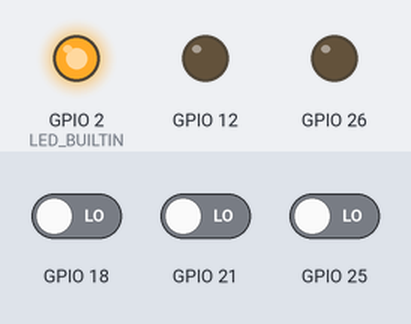
This sketch was run on a simulated ESP32. Parts: output pins drawn as LEDs (lit = HIGH). Inputs (shaded band) come from the test bench; at power-on: GPIO 18 LOW, GPIO 21 LOW, GPIO 25 LOW. What the sketch prints to the serial monitor is not drawn.

Above: at 0.6 s.
At 1.6 s:
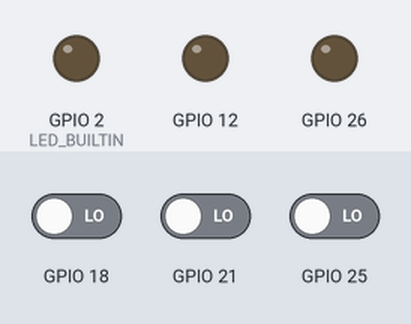
Timing chart, 0 to 3.1 s (numbered marks = the images above):
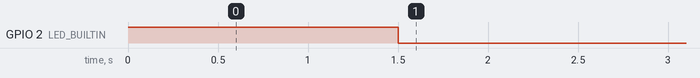

The sketch:

lighthouse1.ino
```cpp
#include "Sensor.h"

#define PRINT_OVER_SERIAL 1
#define PRINT_OVER_LCD 0
#define USE_WIFI 0
#define PRINT_OVER_HTTP 0
#define PRINT_OVER_TCP 0

#define NUM_SENSORS 3

#ifdef TEENSYDUINO
  // TODO: define Sensors for Teensy
#elif ESP8266
  // TODO: define Sensors for ESP8266
#elif ESP32
  Sensor<18> mySensor1(LED_BUILTIN); // SCK
  Sensor<25> mySensor2(26); // D2 & D3
  Sensor<21> mySensor3(12); // SDA & D13
#else
  #error "Unknown microcontroller, be careful..."
#endif

SensorBase* sensors[NUM_SENSORS] = {&mySensor1, &mySensor2, &mySensor3};

#if PRINT_OVER_LCD == 1
  #include <Adafruit_GFX.h>
  #include <Adafruit_ST7789.h>
  #include <SPI.h>
  #define TFT_CS   D13
  #define TFT_RST  D12
  #define TFT_DC   D11

  #define DISPLAY_WIDTH 135
  #define DISPLAY_HEIGHT 240

  Adafruit_ST7789 tft = Adafruit_ST7789(TFT_CS, TFT_DC, TFT_RST);
  static const uint16_t colors[NUM_SENSORS][2] = {
    {ST77XX_RED, tft.color565(233, 22, 80)},
    {ST77XX_GREEN, tft.color565(0, 156, 32)},
    {ST77XX_BLUE, tft.color565(40, 157, 255)}
  };
  uint8_t updatecount = 0;
  #define TFT_REFRESH 4
  int16_t oldvalues[NUM_SENSORS][2][DISPLAY_WIDTH]; // for graph
  #define GRAPH_VERTICAL 119
  #define GRAPH_ZERO 120

  GFXcanvas16 buffercanvas(DISPLAY_WIDTH, DISPLAY_HEIGHT);
#endif

#if USE_WIFI == 1
  #include <WiFi.h>

  #include "wifidetails.h"

  #if PRINT_OVER_HTTP == 1
    #if ESP32
      #include <AsyncTCP.h>
      #include <ESPAsyncWebServer.h>
      AsyncWebServer server(80);
      void handleRoot(AsyncWebServerRequest *request) {
    #elif ESP8266
      #include <WebServer.h>
      WebServer server(80);
      void handleRoot() {
    #endif
      char outString[255];
      outString[0] = '\0';
      for (int c = 0; c < NUM_SENSORS; c++) {
        sprintf(outString, "%s%0.3f,%0.3f,", outString,
          sensors[c]->getX(),
          sensors[c]->getY()
        );
        yield();
      }
    #if ESP32
      request->send(200, "text/plain", outString);
    #elif ESP8266
      server.send(200, "text/plain", outString);
    #endif
    }
  #endif

  #if PRINT_OVER_TCP == 1
    #include <lwip/sockets.h>
    #include <lwip/netdb.h>

    #if ESP32
      TaskHandle_t TCPtaskHandle;
      static void TCPtask(void* pvParameters) {
        float t;

        struct sockaddr_in server;
        int sockfd = socket(AF_INET , SOCK_STREAM, 0);
        int one = 1, client_sock, recvd, res;
//        int timeout = 10000; // ms? how long to wait on broken connection

        setsockopt(sockfd, SOL_SOCKET, SO_REUSEADDR, &one, sizeof(int));
        server.sin_family = AF_INET;
        server.sin_addr.s_addr = INADDR_ANY;
        server.sin_port = htons(81);
        bind(sockfd, (struct sockaddr *)&server, sizeof(server));
        listen(sockfd, 5);

        while (1) {
            struct sockaddr_in _client;
            int cs = sizeof(struct sockaddr_in);
            client_sock = lwip_accept_r(sockfd, (struct sockaddr *)&_client, (socklen_t*)&cs);

            if (client_sock >= 0){
              setsockopt(client_sock, SOL_SOCKET, SO_KEEPALIVE, (char*)&one, sizeof(int));
              setsockopt(client_sock, IPPROTO_TCP, TCP_NODELAY, (char*)&one, sizeof(int));
//              setsockopt(client_sock, SOL_SOCKET, SO_RCVTIMEO, (char*)&timeout, sizeof(int));

              while (1) {
                res = recv(client_sock, &recvd, 1, MSG_WAITALL);
                if (res <= 0) {
                  break; // client disconnected
                }
                else if (recvd == 'Q') {
                  while (mySensor1.isUpdating() && mySensor2.isUpdating() && mySensor3.isUpdating()) {} // don't send mid-update, TODO: generalise this
                  for (int c = 0; c < NUM_SENSORS; c++) {
                    t = sensors[c]->getX();
                    send(client_sock, (uint8_t*)&t, sizeof(float), MSG_DONTWAIT);
                    t = sensors[c]->getY();
                    send(client_sock, (uint8_t*)&t, sizeof(float), MSG_DONTWAIT);
                  }
                }
              } // while (1)
              close(client_sock);
            }

          vTaskDelay(2/portTICK_PERIOD_MS); // sleep 2 ms
        } // while (1)
      }
    #elif ESP8266
      // TODO single-threaded port of code
    #endif
  #endif
#endif

#if ESP32
  TaskHandle_t taskHandles[NUM_SENSORS];

  static void MyTask(void* pvParameters) {
    SensorBase* localSensor = (SensorBase*) pvParameters;
    while(1) {
      localSensor->processPulses();
      vTaskDelay(2/portTICK_PERIOD_MS); // sleep 2 ms
    }
  }
#endif

// the setup routine runs once when you press reset:
void setup() {
  pinMode(LED_BUILTIN, OUTPUT);
  digitalWrite(LED_BUILTIN, HIGH);

  Serial.begin(115200);
  delay(500);

#if PRINT_OVER_LCD == 1
  tft.init(DISPLAY_WIDTH, DISPLAY_HEIGHT);
  tft.setSPISpeed(40e6); // 80 MHz is top speed of ESP-32?
  tft.fillScreen(ST77XX_RED);
#endif

#if USE_WIFI == 1
  WiFi.mode(WIFI_STA);
  WiFi.setSleep(false); // high power mode to reduce latency
  WiFi.begin(ssid, password);

  while (WiFi.status() != WL_CONNECTED) {
      delay(500);
      Serial.print(".");
  }

  Serial.println("");
  Serial.println("WiFi connected");
  Serial.println("IP address: ");
  Serial.println(WiFi.localIP());
  delay(500);

#if PRINT_OVER_HTTP == 1
#if ESP32
  server.on("/", HTTP_GET, handleRoot);
#elif ESP8266
  server.on("/", handleRoot);
#endif
  server.begin();
  Serial.println("HTTP server started");
  delay(500);
#endif
#endif

#if PRINT_OVER_TCP == 1
  xTaskCreate(TCPtask, "TCPtask", 16384, NULL, 2, &TCPtaskHandle);
  Serial.println("TCP server setup");
  delay(500);
#endif

  for (int c = 0; c < NUM_SENSORS; c++) {
    sensors[c]->setup();
  }
  Serial.println("Sensors setup");
  delay(500);

#if ESP32
  char temp[20];
  for (int c = 0; c < NUM_SENSORS; c++) {
    sprintf(temp, "Task%i", c);
    xTaskCreate(MyTask, temp, 8192, sensors[c], 4, &taskHandles[c]);
  }
  Serial.println("Sensor tasks setup");
  delay(500);
#endif

  digitalWrite(LED_BUILTIN, LOW); // LED off means we're ready
#if PRINT_OVER_LCD == 1
//  tft.fillScreen(ST77XX_BLUE);
  tft.fillScreen(ST77XX_BLACK);
#endif
}

// the loop routine runs over and over again forever:
void loop() {

#ifndef ESP32
  for (int c = 0; c < NUM_SENSORS; c++) {
    sensors[c]->processPulses();
  }
#endif

#if PRINT_OVER_SERIAL == 1
  for (int c = 0; c < NUM_SENSORS; c++) {
    Serial.print(sensors[c]->getX());
    Serial.print(", ");
    Serial.print(sensors[c]->getY());
    Serial.print(", ");
  }
  Serial.print("\n");
#endif

#if PRINT_OVER_LCD == 1
  if (updatecount == TFT_REFRESH) {
    updatecount = 0;

    buffercanvas.setCursor(0, 0);
    buffercanvas.setTextSize(2);
    buffercanvas.fillScreen(ST77XX_BLACK);
    float tf;
    for (int c = 0; c < NUM_SENSORS; c++) {
      buffercanvas.setTextColor(colors[c][0], ST77XX_BLACK);
      tf = sensors[c]->getX();
      buffercanvas.println(tf);
      oldvalues[c][0][DISPLAY_WIDTH-1] = (-tf/45.0f)*GRAPH_VERTICAL;

      buffercanvas.setTextColor(colors[c][1], ST77XX_BLACK);
      tf = sensors[c]->getY();
      buffercanvas.print(" ");
      buffercanvas.println(tf);
      oldvalues[c][1][DISPLAY_WIDTH-1] = (-tf/45.0f)*GRAPH_VERTICAL;
    }

    // draw graph
    for (uint8_t d = 1; d < DISPLAY_WIDTH; d++) {
      for (uint8_t c = 0; c < NUM_SENSORS; c++) {
        buffercanvas.drawLine(d-1, GRAPH_ZERO+oldvalues[c][0][d-1], d, GRAPH_ZERO+oldvalues[c][0][d], colors[c][0]);
        oldvalues[c][0][d-1] = oldvalues[c][0][d];
        buffercanvas.drawLine(d-1, GRAPH_ZERO+oldvalues[c][1][d-1], d, GRAPH_ZERO+oldvalues[c][1][d], colors[c][1]);
        oldvalues[c][1][d-1] = oldvalues[c][1][d];
      }
    }

    tft.drawRGBBitmap(0, 0, buffercanvas.getBuffer(), DISPLAY_WIDTH, DISPLAY_HEIGHT);
  }
  updatecount++;
#endif

  digitalWriteFastLOW(LED_BUILTIN);
//  mySensor1.printReceivedData();

  delay(8); // 120 Hz?
  yield();
}
```

Source omitted: Sensor.h (10946 bytes)
